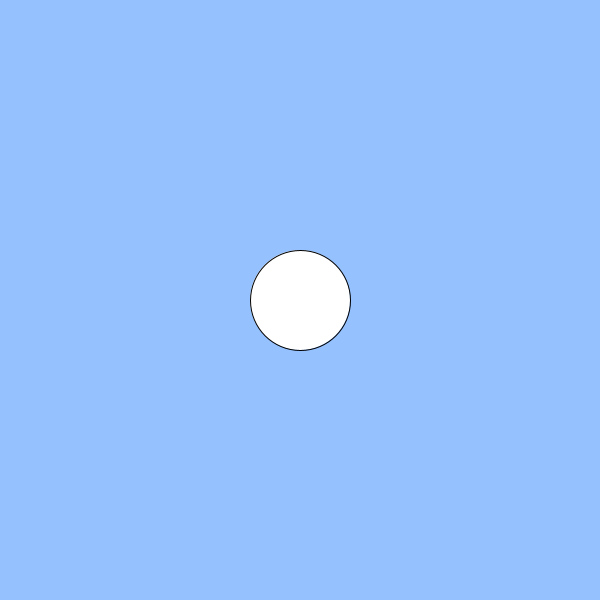
Frame 1 (no input)
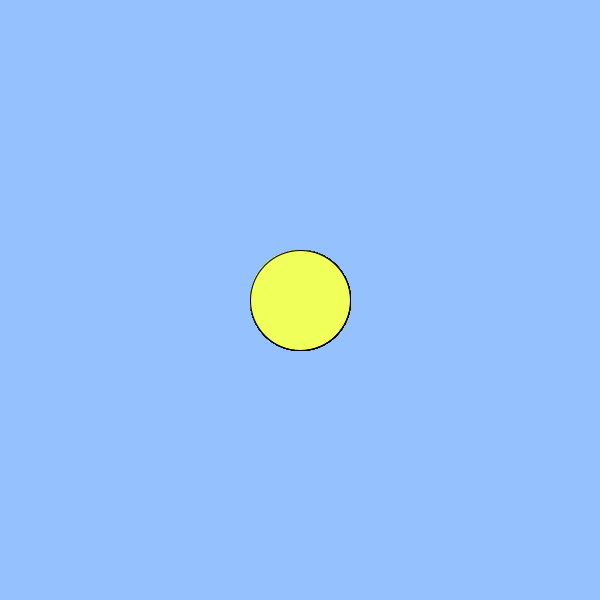
Frame 60 (the mouse pressed at the canvas centre just before this capture)
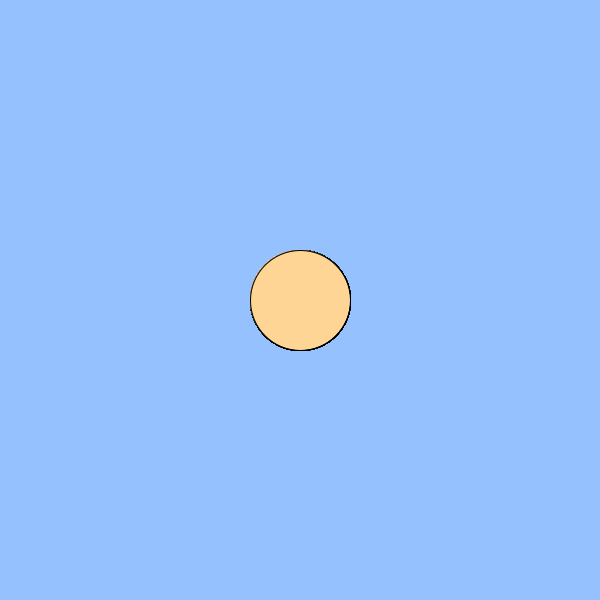
Frame 120 (the mouse held since frame 60 and released just before this capture)

The Processing sketch that drew these frames (run headless with seeded random() and noise(); from frame 60 on, the mouse is pressed at the canvas centre):

// Processing sketch: Logical_Dot
// ── Logical_Dot.pde
void setup() {
  size(600,600);
  background(#95C2FF);
}

void draw() {
  ellipse(300,300,100,100);
  if (mousePressed) {
        fill(#FFD595);
} else {
        fill(#F1FF5A);
}

}
